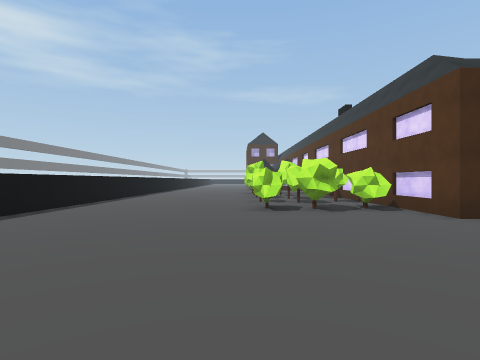
View 1 (above)

24 first-person views from a walk through a scene from a Unity 3-D project. The camera is 1.4 m above the floor, looks level and sees 80° across. The floor is counted in squares, 2 m on a side. Each view is taken from the middle of a square. On the plan, view 1 faces up. The plan holds only what a view shows up to about 10 squares ahead; the rest is blank. The place goes on beyond the plan.

View 2
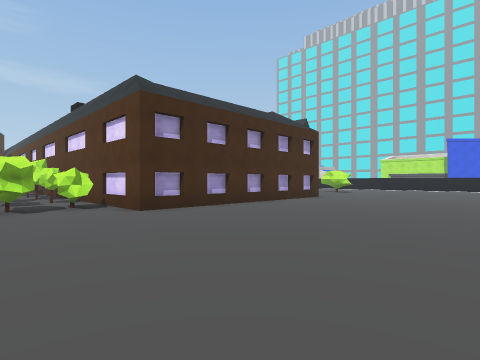

View 3
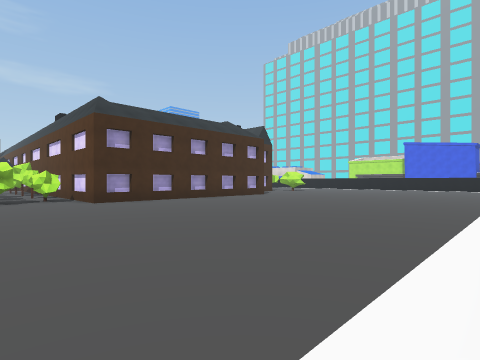

View 4
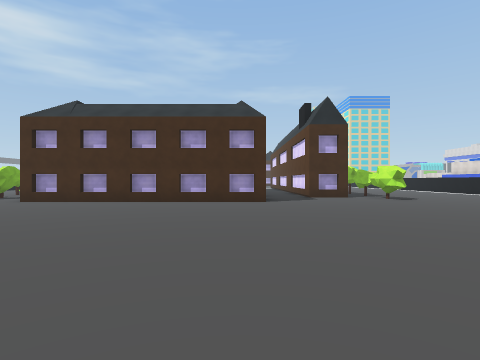

View 5
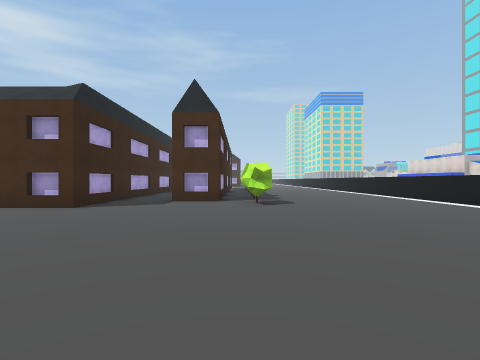

View 6
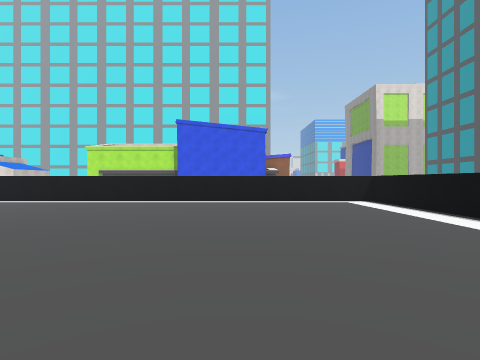

View 7
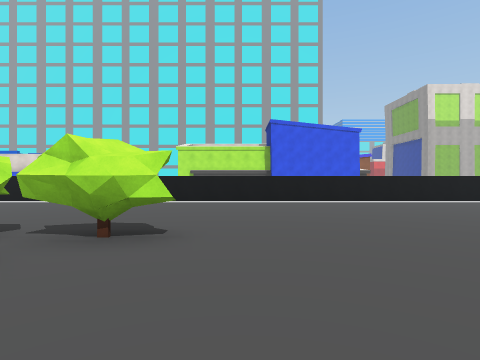

View 8
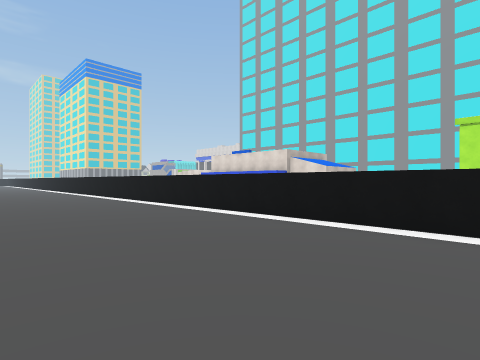

View 9
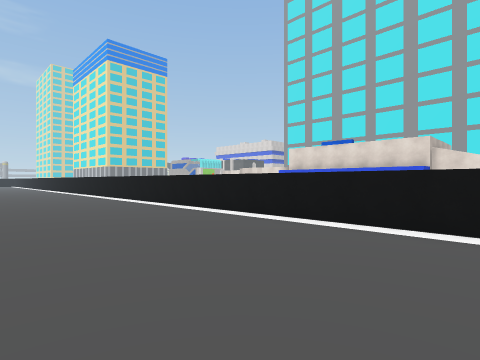

View 10
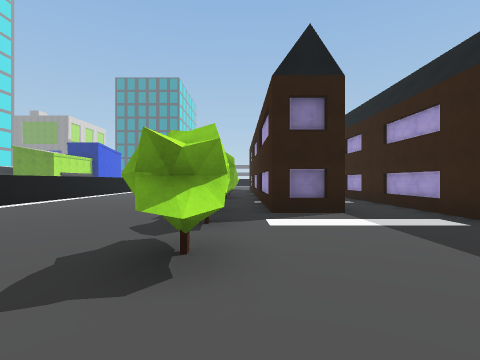

View 11
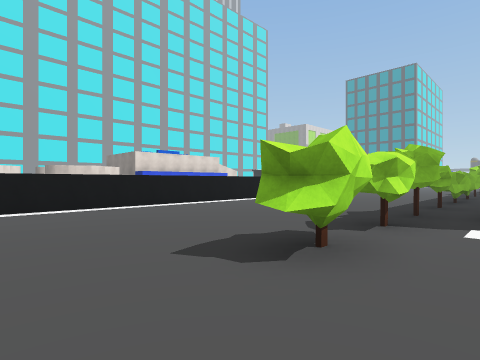

View 12
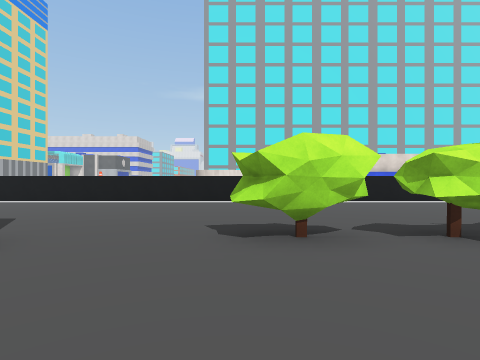

View 13
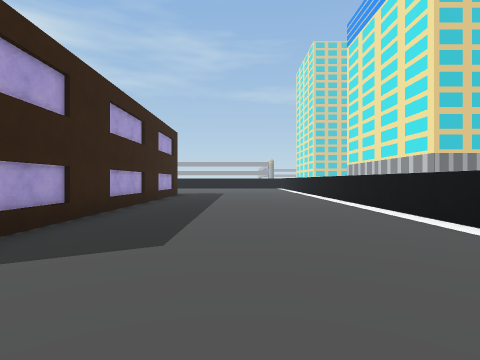

View 14
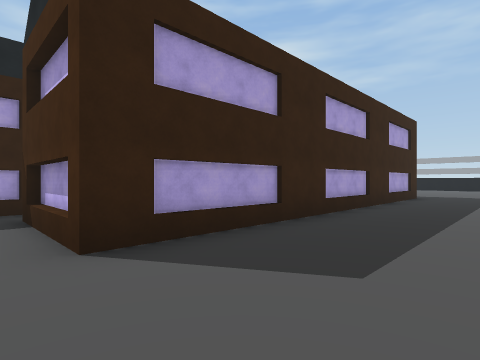

View 15
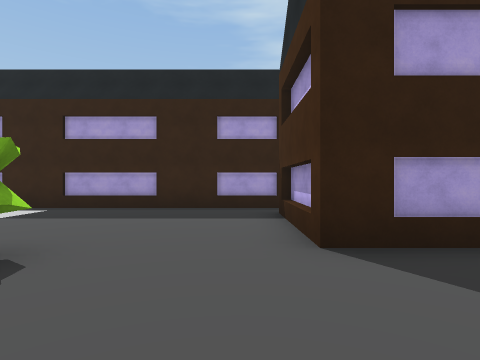

View 16
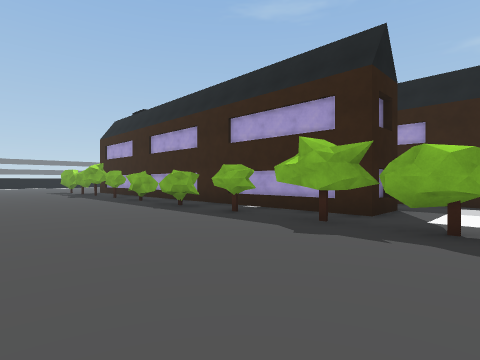

View 17
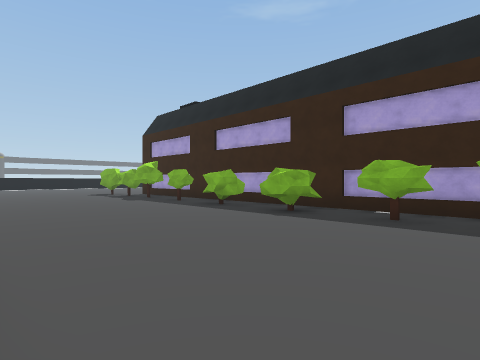

View 18
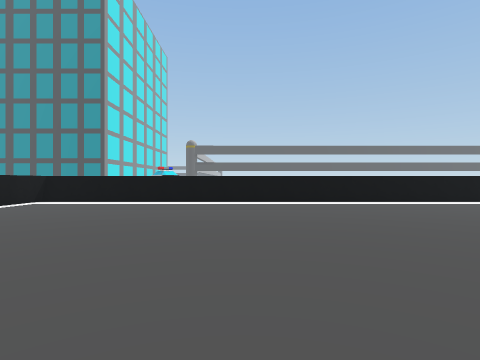

View 19
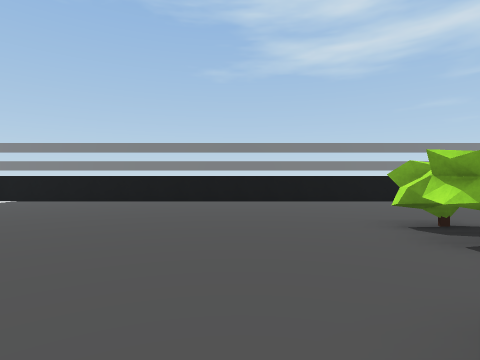

View 20
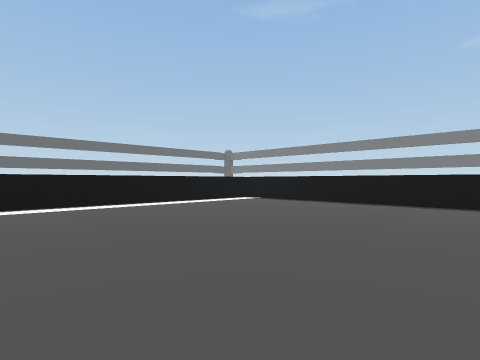

View 21
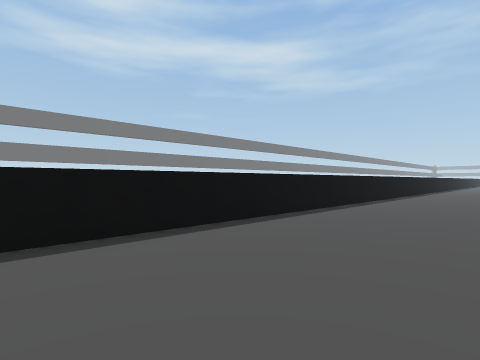

View 22
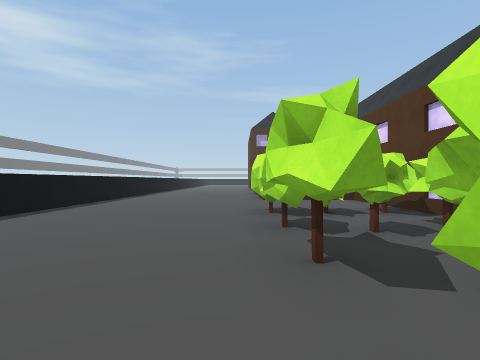

View 23
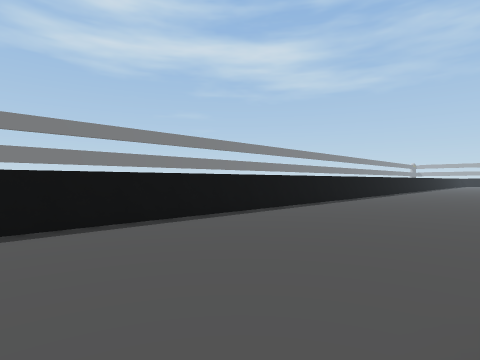

View 24
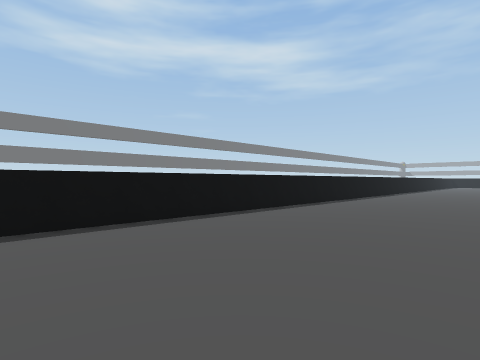

### Floor plan
Key: @ floor where view 1 was taken; # wall or solid block; x gap in a wall; . floor.
Columns run from 5 left of view 1 to 23 right of it. Each row starts with its distance up from view 1.
 38                      #..
 37                      #......#
 36                      #......#
 35                      #......#
 34                      #......#
 33                      #......#
 32                      #......#
 31    ..                #......#
 30   ...                #......#
 29 #....            #####......#
 28 #....            #..........#
 27 #....            #..........#
 26 #....            #...##.....#
 25 #....            #...##.....#
 24 #.....           #....x.....#
 23 #.....           #...##.....#
 22 #.....           #.####.....#
 21 #.....           #. ##......#
 20 #.....           #. ###.....#
 19 #.....           #. ###.....#
 18 #........        #  ###.....#
 17 #........           ###.....#
 16 #.....#             #.......#
 15 #.....##            ###.....#
 14 #.....#             ###.....#
 13 #.....#              ##.....#
 12 #.....#               #.....#
 11 #.....#                .....#
 10 #.....#                .....#
  9 #.....#                .....#
  8 #.....##         #.####.....#
  7 #.....####       #...##.....#
  6 #........#      ##...##.....#
  5 #........########...........#
  4 #...........................#
  3 #...........................#
  2 #...........................#
  1 #...........................#
  0 #....@......................#
 -1 #...........................#
 -2 #...........................#
 -3 #...........................#
 -4 #. .........  ..............
 -5    ######    ####### #######

Positions as (right, up) in squares from view 1, and headings:
1: (0, 0), facing up
2: (1, -1), facing up-right
3: (1, -4), facing up-right
4: (11, -4), facing up
5: (16, -2), facing up
6: (13, 0), facing right
7: (13, 5), facing right
8: (18, 7), facing up-right
9: (18, 13), facing up-right
10: (16, 28), facing down
11: (15, 28), facing down-right
12: (13, 26), facing right
13: (19, 27), facing up
14: (19, 28), facing up-left
15: (19, 28), facing left
16: (21, 24), facing down-left
17: (22, 21), facing down-left
18: (16, 5), facing down
19: (5, 4), facing left
20: (4, 4), facing down-left
21: (-1, 6), facing up-left
22: (0, 9), facing up
23: (0, 14), facing up-left
24: (0, 19), facing up-left
